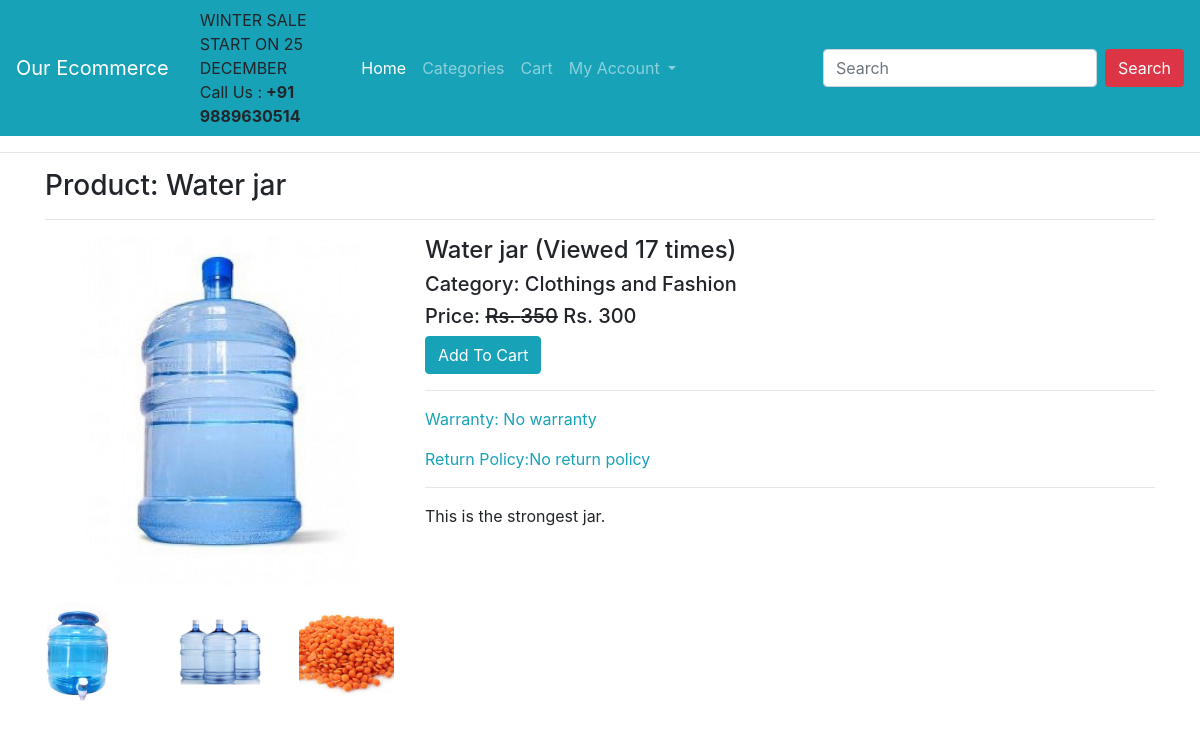
The app's page /product/water-jar/ with its own data.
### ecomapp/models.py (models this page shows, shortened)
class Product(models.Model):
    title = models.CharField(max_length=200)
    slug = models.SlugField(unique=True)
    category = models.ForeignKey(Category, on_delete=models.CASCADE)
    image = models.ImageField(upload_to="products")
    marked_price = models.PositiveIntegerField()
    selling_price = models.PositiveIntegerField()
    description = models.TextField()
    warranty = models.CharField(max_length=300, null=True, blank=True)
    return_policy = models.CharField(max_length=300, null=True, blank=True)
    view_count = models.PositiveIntegerField(default=0)

class ProductImage(models.Model):
    product = models.ForeignKey(Product, on_delete=models.CASCADE)
    image = models.ImageField(upload_to="products/images/")

class Category(models.Model):
    title = models.CharField(max_length=200)
    slug = models.SlugField(unique=True)
    def __str__(self):
        return self.title

### ecomapp/views.py (the view)
# urls.py: path("product/<slug:slug>/", ProductDetailView.as_view(), name="productdetail"),
class ProductDetailView(EcomMixin, TemplateView):
    template_name = "productdetail.html"
    def get_context_data(self, **kwargs):
        context = super().get_context_data(**kwargs)
        url_slug = self.kwargs['slug']
        product = Product.objects.get(slug=url_slug)
        product.view_count += 1
        product.save()
        context['product'] = product
        return context

### ecomapp/views.py (called while the page is built)
    def dispatch(self, request, *args, **kwargs):
        cart_id = request.session.get("cart_id")
        if cart_id:
            cart_obj = Cart.objects.get(id=cart_id)
            if request.user.is_authenticated and request.user.customer:
                cart_obj.customer = request.user.customer
                cart_obj.save()
        return super().dispatch(request, *args, **kwargs)

### templates/productdetail.html (shortened to what this page needs)
{% extends 'base.html' %}
{% block content %}
<div class="container">
    <h3>Product: {{product.title}}</h3><hr>
    <div class="row">
        <div class="col-md-4">
            <img src="{{product.image.url}}" alt="" class="img-fluid">
            <div class="row">
                {% for pi in product.productimage_set.all %}
                <div class="col-md-4 p-3">
                    <a href="{{pi.image.url}}" target="_blank">
                        <img src="{{pi.image.url}}" class="img-fluid" style="height: 100px; object-fit: contain;" alt="">
                    </a>
                </div>
                {% endfor %}
            </div>
        </div>
        <div class="col-md-8">
            <h4>{{product.title}} (Viewed {{product.view_count}} times)</h4>
            <h5>Category: {{product.category}}</h5>
            <h5>Price: <strike>Rs. {{product.marked_price}}</strike> Rs. {{product.selling_price}}</h5>
            <a href="{% url 'ecomapp:addtocart' product.id %}" class="btn btn-info">Add To Cart</a>
            <hr>
            <p class="text-info">Warranty: {{product.warranty}}</p>
            <p class="text-info">Return Policy:{{product.return_policy}}</p>
            <hr>
            <p>{{product.description}}</p>
        </div>
    </div>
</div>
{% endblock %}

### records on screen
Product: title "Water jar", image (picture), view_count "17", category "Clothings and Fashion", marked_price "350", selling_price "300", warranty "No warranty", return_policy "No return policy", description "This is the strongest jar."
ProductImage: image (picture)
ProductImage: image (picture)
ProductImage: image (picture)
